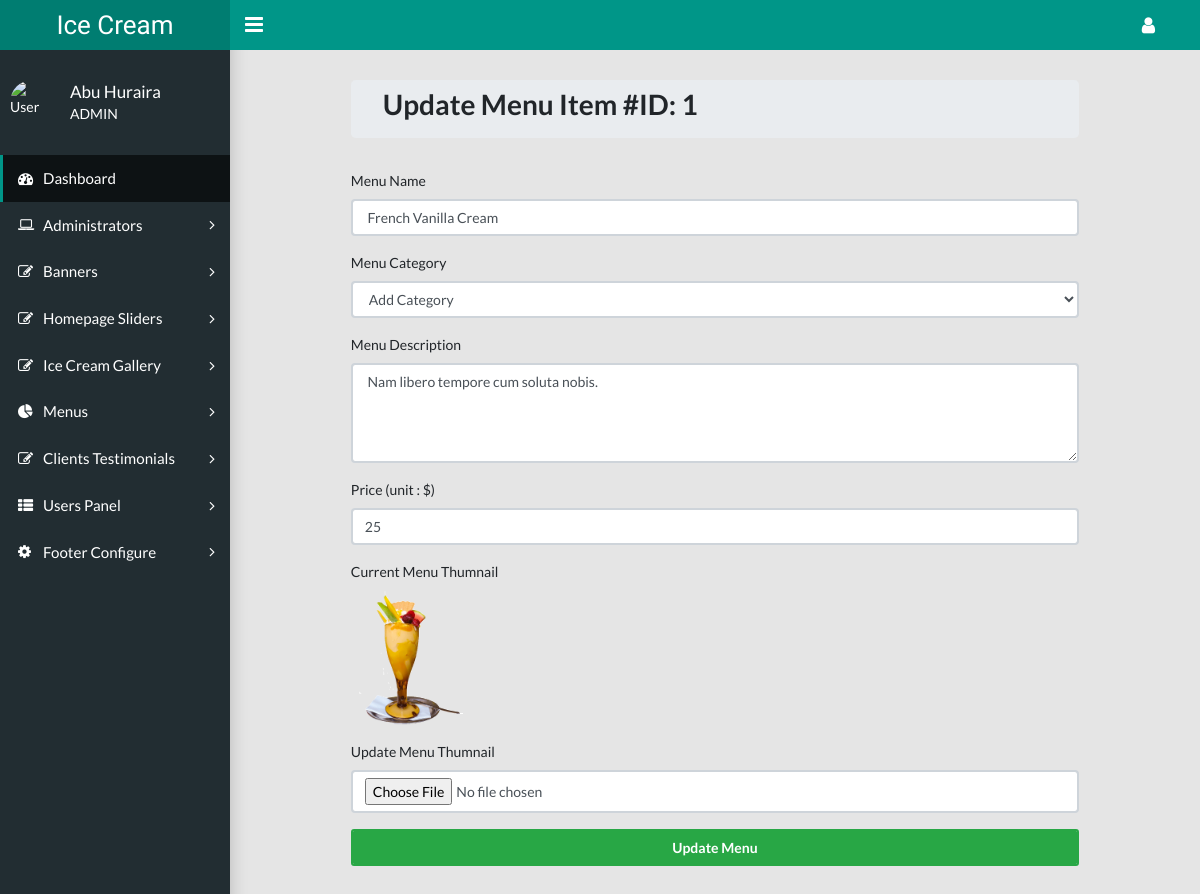
Page /admin/update-menu.php?id=1 (signed in) on the committed database.
### tables this page shows
CREATE TABLE IF NOT EXISTS `menus` (
  `menu_id` int(11) NOT NULL,
  `menu_category` varchar(255) NOT NULL,
  `menu_name` varchar(255) NOT NULL,
  `menu_desc` varchar(255) NOT NULL,
  `menu_price` int(100) NOT NULL,
  `menu_img` varchar(250) NOT NULL
);

### admin/update-menu.php (the view, shortened to what this page needs)
<?php
require 'header.php';
$id = $_GET['id'];
$selectMenu = "SELECT * FROM menus WHERE menu_id='$id'";
$selectMenuResult = mysqli_query($connect, $selectMenu);
$assocMenu = mysqli_fetch_assoc($selectMenuResult);
?>
<div class="container">
    <div class="row">
        <div class="col-md-10 col-lg-10 col-sm-10 col-xs-10 m-auto">
            <div class="jumbotron py-2">
                <h2>Update Menu Item #ID: <?php echo $assocMenu['menu_id'] ?></h2>
            </div>
            <form action="inc/updated.tomenu.php" method="post" enctype="multipart/form-data">
                <div class="form-group">
                    <label for="menuname">Menu Name</label>
                    <input type="text" name="menu_name" value="<?php echo $assocMenu['menu_name'] ?>" class="form-control">
                </div>
                <div class="form-group">
                    <label for="menucategory">Menu Category</label>
                    <select name="menu_cat" class="form-control">
                      <option value="0">Add Category</option>
                    </select>
                </div>
                <div class="form-group">
                    <label for="menudesc">Menu Description</label>
                    <textarea name="menu_desc" rows="4" class="form-control"><?php echo $assocMenu['menu_desc'] ?></textarea>
                </div>
                <div class="form-group">
                    <label for="menuprice">Price (unit : $)</label>
                    <input type="number" name="menu_price" value="<?php echo $assocMenu['menu_price'] ?>" class="form-control">
                </div>
                <div class="form-group">
                  <label for="currentmenuthumbnail">Current Menu Thumnail</label><br>
                  <img src="uploads/images/menus/<?php echo $assocMenu['menu_img'] ?>" alt="" width="120">
                </div>
                <div class="form-group">
                  <label for="thumbnailupdate">Update Menu Thumnail</label><br>
                  <input type="file" name="update_img" class="form-control">
                </div>
                <div class="form-group">
                    <input type="submit" name="update_menu" class="form-control btn btn-success" value="Update Menu">
                </div>
            </form>
        </div>
    </div>
</div>
<?php
require 'footer.php';
?>

### rows in the picture
menus: menu_id "1", menu_name "French Vanilla Cream", menu_desc "Nam libero tempore cum soluta nobis.", menu_price "25", menu_img (picture)
